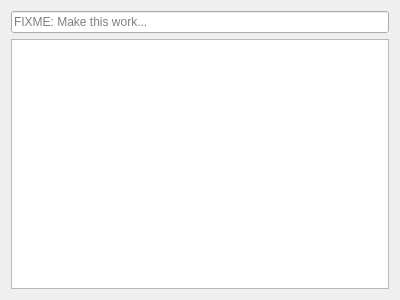
<?xml version="1.0" encoding="UTF-8"?>
<ui version="4.0">
 <class>ActionSearchDialog</class>
 <widget class="QDialog" name="ActionSearchDialog">
  <property name="geometry">
   <rect>
    <x>0</x>
    <y>0</y>
    <width>400</width>
    <height>300</height>
   </rect>
  </property>
  <property name="windowTitle">
   <string>Action Search</string>
  </property>
  <layout class="QVBoxLayout" name="verticalLayout">
   <item>
    <widget class="QLineEdit" name="filterLineEdit">
     <property name="placeholderText">
      <string>FIXME: Make this work...</string>
     </property>
    </widget>
   </item>
   <item>
    <widget class="QListWidget" name="actionsListWidget"/>
   </item>
  </layout>
 </widget>
 <resources/>
 <connections/>
</ui>
